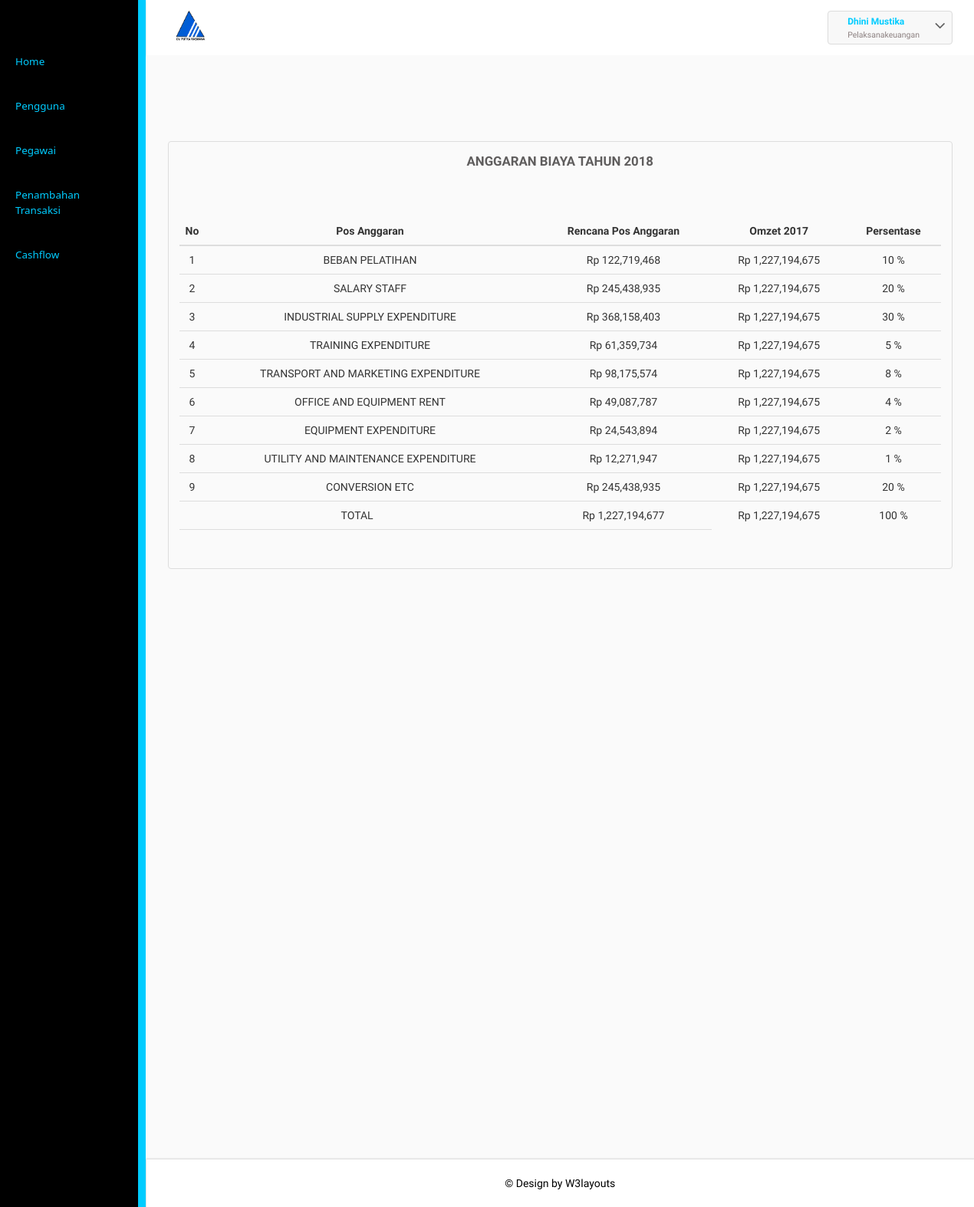
/pelaksanaadmkeuangan/ (signed in), run on an earlier commit of the app's database.
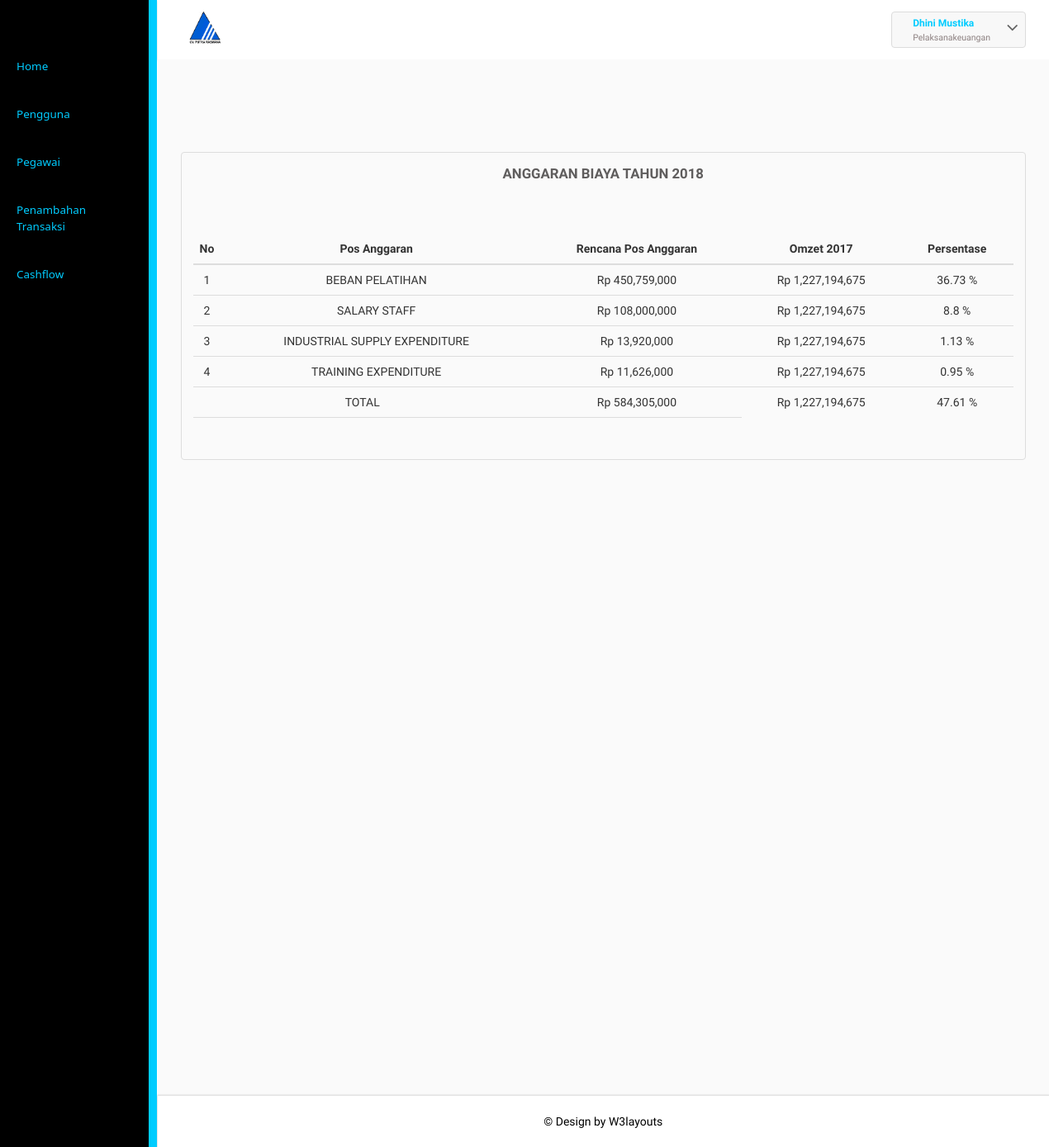
And on a later commit of the database.
### tables this page shows
CREATE TABLE `pengguna` (
  `id_pengguna` varchar(25) NOT NULL,
  `username` varchar(55) NOT NULL,
  `password` text NOT NULL,
  `email` varchar(55) NOT NULL,
  `level` varchar(25) NOT NULL,
  `id_pegawai` varchar(25) NOT NULL
);

CREATE TABLE `pegawai` (
  `id_pegawai` varchar(25) NOT NULL,
  `nama` varchar(56) NOT NULL,
  `jabatan` varchar(30) NOT NULL
);

CREATE TABLE `detailanggaran` (
  `kd_anggaranperusahaan` varchar(25) NOT NULL,
  `kd_jenisanggaran` varchar(25) NOT NULL,
  `jumlahanggaranperusahaan` int(11) NOT NULL
);

CREATE TABLE `jenisanggaran` (
  `kd_jenisanggaran` varchar(25) NOT NULL,
  `jenisanggaran` varchar(50) NOT NULL
);

### pelaksanaadmkeuangan/libfunc.php (the view, shortened to what this page needs)
<?php
function headske(){
	$iduser=$_SESSION['idske'];
	$link=koneksidb();
	$sql="SELECT * FROM pengguna pg INNER JOIN pegawai p ON pg.id_pegawai=p.id_pegawai WHERE id_pengguna='$iduser'";
	$res=mysqli_query($link,$sql);
	$data=mysqli_fetch_array($res);
	?>
	<!DOCTYPE HTML>
<html>
<head>
	<link href="../css/bootstrap.css" rel="stylesheet" type="text/css" media="all">
	<link href="../css/style.css" rel="stylesheet" type="text/css" media="all"/>
	<link href="../css/font-awesome.css" rel="stylesheet">
</head>
<body>
	<div class="page-container">
		<div class="left-content">
			<div class="mother-grid-inner">
				<div class="header-main">
					<div class="header-left">
						<div class="logo-name">
							<a href="index">
								<img id="logo" src="../images/cv.PNG" alt="Logo" width="40" /> </a>
							</div>
							<div class="clearfix"> </div>
						</div>
						<div class="header-right">
							<div class="profile_details">
								<ul>
									<li class="dropdown profile_details_drop">
										<a href="#" class="dropdown-toggle" data-toggle="dropdown" aria-expanded="false">
											<div class="profile_img">
												<div class="user-name">
													<p><?php echo $data['nama'];?></p>
													<span><?php echo $data['level'];?></span>
												</div>
												<i class="fa fa-angle-down lnr"></i>
												<div class="clearfix"></div>
											</div>
										</a>
									</li>
								</ul>
							</div>
							<div class="clearfix"> </div>
						</div>
						<div class="clearfix"> </div>
					</div>
			<?php
		}
		function sideske(){
			?>
			<div class="sidebar-menu">
				<div class="logo"> <a href="#" class="sidebar-icon"> <span class="fa fa-bars"></span> </a>  </div>
				<div class="menu">
					<ul id="menu" >
						<li id="menu-home" ><a href="index"><span>Home</span></a></li>
						<li><a href="pengguna.php"><span>Pengguna</span></a></li>
						<li><a href="pegawai.php"><span>Pegawai</span></a></li>
						<li><a href="kas.php"><span>Penambahan Transaksi</span></a></li>
						<li><a href="bukubesar.php"><span>Cashflow</span></a></li>
					</ul>
				</div>
			</div>
		</div>
	</body>
	</html>
			<?php
		}
		function mainskeu(){
			headske();
			$link=koneksidb();
	?>
	<div class="inner-block">
		<div class="table-agile-info">
			<div class="panel panel-default">
        <div class="chit-chat-heading">
          Anggaran Biaya Tahun 2018
        </div>
        <br>
			<div class="">
				<?php
					$sql1="SELECT *, SUM(jumlahpendapatan) AS total, SUBSTR(tanggal,1,4) AS tahun FROM pendapatan WHERE kd_pendapatan LIKE '%PDP%' AND kd_pendapatan!='PDP00000' AND SUBSTR(tanggal,1,4)!='2018' GROUP BY SUBSTR(tanggal,1,4)";
					$res1=mysqli_query($link,$sql1);
					$data1=mysqli_fetch_array($res1);
					$sql7="SELECT SUM(kredit) AS total FROM kasbesar k INNER JOIN jenisanggaran j ON k.kd_jenisanggaran=j.kd_jenisanggaran WHERE tanggal LIKE '%$data1[tahun]%' AND k.kd_jenisanggaran!='RK04' GROUP BY SUBSTR(k.kd_jenisanggaran,1,2)";
					$res7=mysqli_query($link,$sql7);
					$data7=mysqli_fetch_array($res7);
					$sql4="SELECT SUM(kredit) AS pajak, jenisanggaran FROM kasbesar k INNER JOIN jenisanggaran j ON k.kd_jenisanggaran=j.kd_jenisanggaran WHERE tanggal LIKE '%$data1[tahun]%' AND k.kd_jenisanggaran!='RK13' GROUP BY k.kd_jenisanggaran";
					$res4=mysqli_query($link,$sql4);
					$data4=mysqli_fetch_array($res4);
					$laba=$data1['total']-$data7['total']-$data4['pajak'];
				?>
					<table class="table table-hover">
						<thead>
							<tr>
								<th style="width:20px;"><center>No</center></th>
								<th><center>Pos Anggaran</center></th>
								<th><center>Rencana Pos Anggaran</center></th>
								<th><center>Omzet 2017</center></th>
								<th><center>Persentase</center></th>
							</tr>
						</thead>
						<tbody>
						<?php
							$sql1="SELECT * FROM anggaranperusahaan p INNER JOIN detailanggaran d ON p.kd_anggaranperusahaan=d.kd_anggaranperusahaan INNER JOIN jenisanggaran j ON d.kd_jenisanggaran=j.kd_jenisanggaran WHERE p.kd_anggaranperusahaan LIKE '%2018%'";
							$res1=mysqli_query($link,$sql1);
							$i=1;
							while($data1=mysqli_fetch_array($res1)){
								$pers=$data1['jumlahanggaranperusahaan']/$laba*100;
								$ar[$i]=$data1['jumlahanggaranperusahaan'];
								$ar1[$i]=$pers;
								?>
								<tr>
									<td><center><?php echo $i;?></center></td>
									<td><center><?php echo strtoupper($data1['jenisanggaran']);?></center></td>
									<td><center><?php echo "Rp ".strtoupper(number_format($data1['jumlahanggaranperusahaan']));?></center></td>
									<td><center><?php echo "Rp ".strtoupper(number_format($laba));?></center></td>
									<td><center><?php echo round($pers,2)." %"; ?></center></td>
								</tr>
									<?php
									$i++;
								}
								$totalbeban=array_sum($ar);
								$totalpers=array_sum($ar1);
							?>
							<tr>
								<td colspan="2"><center>TOTAL</center></td>
								<td><center><?php echo "Rp ".strtoupper(number_format($totalbeban));?></center></td>
								<td><center><?php echo "Rp ".strtoupper(number_format($laba));?></center></td>
								<td><center><?php echo round($totalpers,2)." %"; ?></center></td>
							</tr>
							<tr>
								<td colspan="2"><center></center></td>
								<td></td>
							</tr>
							</tbody>
						</table>
				</div>
			</div>
		</div>
	</div>
	<div class="copyrights">
		<p>© Design by  <a href="http://w3layouts.com/" target="_blank">W3layouts</a> </p>
	</div>
</div>
</div>
<?php
			sideske();
}
?>

### pelaksanaadmkeuangan/index.php (shortened to what this page needs)
<?php
	include("../libfunc.php");
	include("libfunc.php");
	if(($_SESSION['logske']==true) && ($_SESSION['userske']!="")){
		mainskeu();
  }else{
  	header("Location: ../masuk.php");
  }
?>

What changed in the data, as far as the page shows it:
removed detailanggaran: kd_jenisanggaran.jenisanggaran "TRANSPORT AND MARKETING EXPENDITURE", jumlahanggaranperusahaan "98,175,574", laba "1,227,194,675", pers "8"
removed detailanggaran: kd_jenisanggaran.jenisanggaran "OFFICE AND EQUIPMENT RENT", jumlahanggaranperusahaan "49,087,787", laba "1,227,194,675", pers "4"
removed detailanggaran: kd_jenisanggaran.jenisanggaran "EQUIPMENT EXPENDITURE", jumlahanggaranperusahaan "24,543,894", laba "1,227,194,675", pers "2"
removed detailanggaran: kd_jenisanggaran.jenisanggaran "UTILITY AND MAINTENANCE EXPENDITURE", jumlahanggaranperusahaan "12,271,947", laba "1,227,194,675", pers "1"
removed detailanggaran: kd_jenisanggaran.jenisanggaran "CONVERSION ETC", jumlahanggaranperusahaan "245,438,935", laba "1,227,194,675", pers "20"
changed detailanggaran "BEBAN PELATIHAN": jumlahanggaranperusahaan "122,719,468" → "450,759,000"; pers "10" → "36.73"
changed detailanggaran "SALARY STAFF": jumlahanggaranperusahaan "245,438,935" → "108,000,000"; pers "20" → "8.8"
changed detailanggaran "INDUSTRIAL SUPPLY EXPENDITURE": jumlahanggaranperusahaan "368,158,403" → "13,920,000"; pers "30" → "1.13"
changed detailanggaran "TRAINING EXPENDITURE": jumlahanggaranperusahaan "61,359,734" → "11,626,000"; pers "5" → "0.95"
Also different on the page:
$totalbeban: "1,227,194,677" → "584,305,000"
$totalpers: "100" → "47.61"
